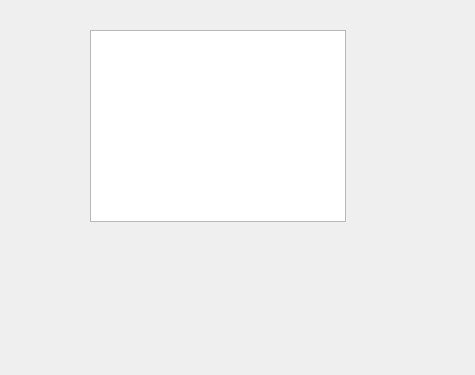
<?xml version="1.0" encoding="UTF-8"?>
<ui version="4.0">
 <class>Dialog</class>
 <widget class="QDialog" name="Dialog">
  <property name="geometry">
   <rect>
    <x>0</x>
    <y>0</y>
    <width>475</width>
    <height>375</height>
   </rect>
  </property>
  <property name="windowTitle">
   <string>Dialog</string>
  </property>
  <widget class="QListView" name="listView">
   <property name="geometry">
    <rect>
     <x>90</x>
     <y>30</y>
     <width>256</width>
     <height>192</height>
    </rect>
   </property>
  </widget>
 </widget>
 <layoutdefault spacing="6" margin="11"/>
 <resources/>
 <connections/>
</ui>
